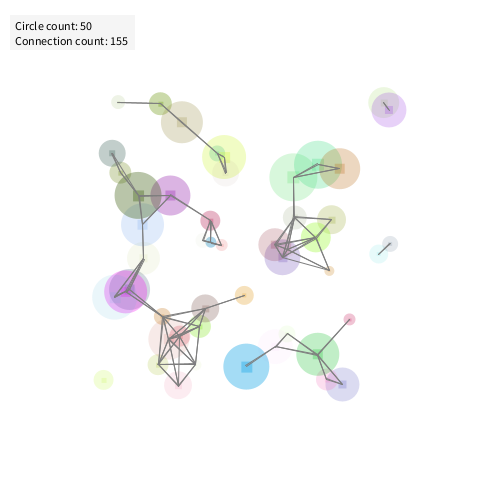
Frame 1 (no input)
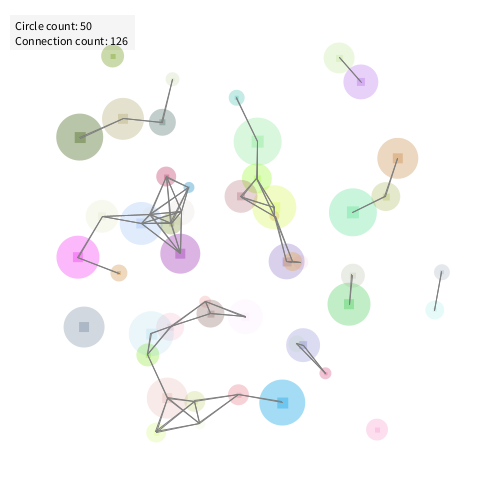
Frame 60 (the mouse pressed at the canvas centre just before this capture)
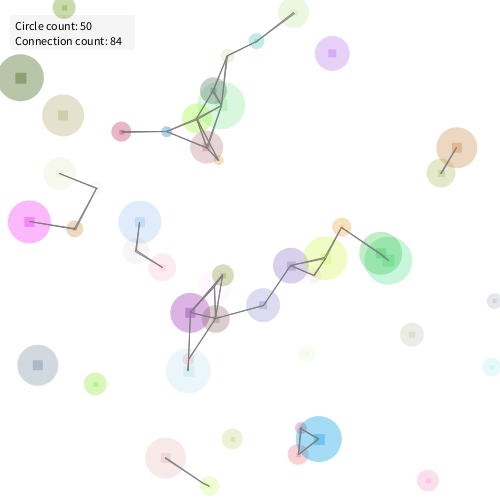
Frame 120 (the mouse held since frame 60 and released just before this capture)

The Processing sketch that drew these frames (run headless with seeded random() and noise(); from frame 60 on, the mouse is pressed at the canvas centre):

// Processing sketch: week_1
// ── week_1.pde
int min = 100;
int max = 400;
ArrayList<Circle> circles = new ArrayList();
ArrayList<Line> lines = new ArrayList();

void setup() {
  size(500, 500);
  
  for (int i = 0; i < 50; i++) {
    circles.add(new Circle(random(min, max), random(min, max), (int) random(10, 50)));
  }
}

void draw() {
  background(255);
  lines.clear();
  
  for (int i = 0; i < circles.size(); i++) {
    circles.get(i).move();
    circles.get(i).draw();
    
    for (int j = 0; j < circles.size(); j++) {
      if (circles.get(j) != circles.get(i)) {
        if (circles.get(i).getDistance(circles.get(j).getX(), circles.get(j).getY()) <= 50) {
          lines.add(new Line(circles.get(i).getX(), circles.get(i).getY(), circles.get(j).getX(), circles.get(j).getY()));
        }
      }
    }
  }
  
  for (Line line : lines) {
    line.draw();
  }
  
  
  fill(0, 0, 0, 10);
  noStroke();
  rect(10, 15, 125, 35);
  fill(0);
  text("Circle count: " + circles.size(), 15, 30);
  text("Connection count: " + lines.size(), 15, 45);
}

void keyPressed() {
  if (keyCode == 40) {
    if (circles.size() > 1) {
      circles.remove(0);
    }
  } else if (keyCode == 38) {
    if (circles.size() < 1000) {
      circles.add(new Circle(random(min, max), random(min, max), (int) random(10, 50)));
    }
  }
}

class Circle {
  private float x, y, xStep, yStep;
  private int size, dir;
  private color c = color((int)  random(0, 254), (int)  random(0, 254), (int) random(0, 254), (int) random(10, 100));
  
  public Circle(float x, float y, int size) {
    this.x = x;
    this.y = y;
    this.size = size;
    dir = (int) random(0, 360);
    xStep = (random(0, 1) > .5) ? sin(dir) : cos(dir);
    yStep = (random(0, 1) > .5) ? sin(dir) : cos(dir);
    if ((abs(xStep) + abs(yStep)) < .00001) {
      circles.remove(this);
      circles.add(new Circle(random(min, max), random(min, max), (int) random(10, 50)));
    }
  }
  
  public void draw() {
    fill(c);
    noStroke();
    ellipse(x, y, size, size);
    rect(x - size / 8, y - size / 8, size / 4, size / 4);
  }
  
  public void move() {
    if (x < -size || x > (500 + size) || y < -size || y > (500 + size)) {
      circles.remove(this);
      circles.add(new Circle(random(min, max), random(min, max), (int) random(10, 50)));
    } else {
      x += xStep;
      y += yStep;
    }
  }
  
  public float getX() {
    return x;
  }
  
  public float getY() {
    return y; 
  }
  
  public float getDistance(float x, float y) {
    return dist(this.x, this.y, x, y);
  }
}

class Line {
  private float x1, y1, x2, y2;
  
  public Line(float x1, float y1, float x2, float y2) {
    this.x1 = x1;
    this.y1 = y1;
    this.x2 = x2;
    this.y2 = y2;
    if (checkIfLineExists()) {
      lines.remove(this); 
    }
  }
  
  public void draw() {
    stroke(126);
    line(x1, y1, x2, y2);
  }
  
  public float[] getCoords() {
    float[] coords = new float[4];
    coords[0] = x1;
    coords[1] = y1;
    coords[2] = x2;
    coords[3] = y2;
    return coords;
  }
  
  private boolean checkIfLineExists() {
    for (Line line : lines) {
      if (line.getCoords()[0] == x1 && line.getCoords()[1] == y1 && line.getCoords()[2] == x2 && line.getCoords()[3] == y2) {
        return true;
      }
    }
    return false;
  }
}
